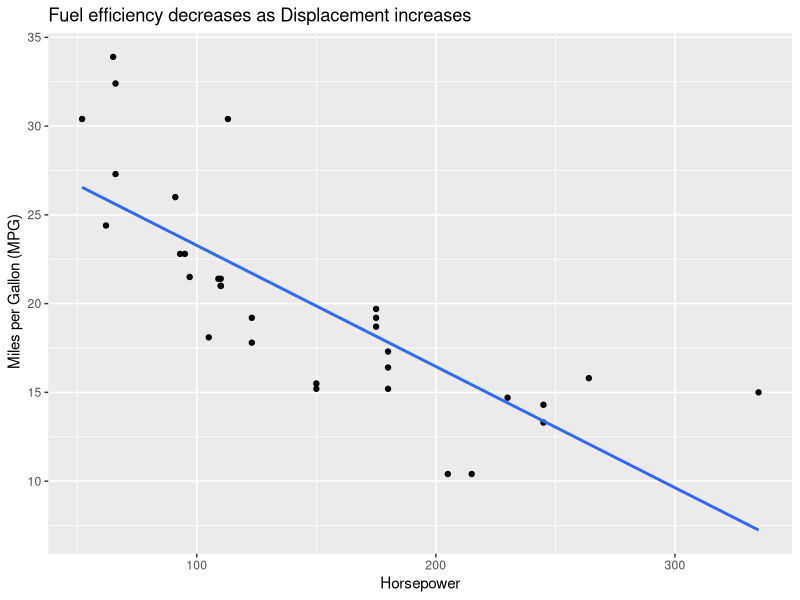
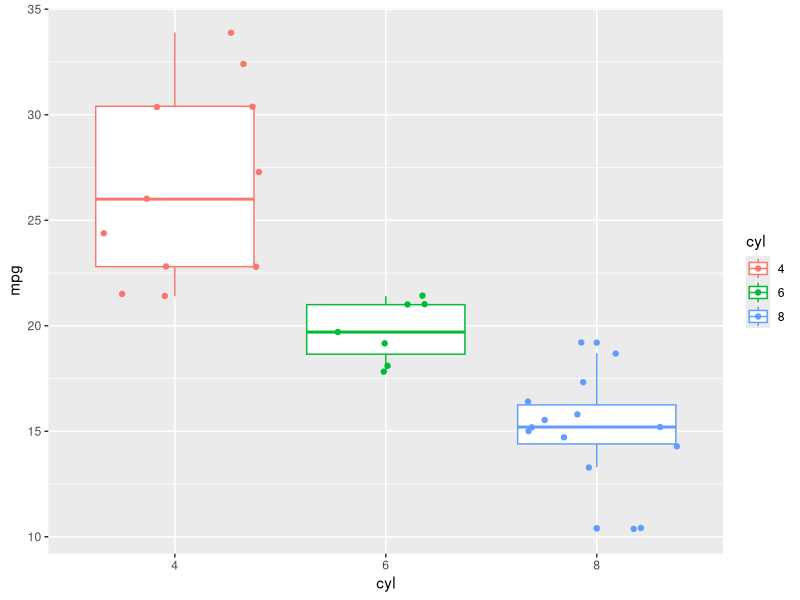

R code for these plots, in order:
# Math

3 + 3

# Base R Functions + objects

x <- 3 + 5
x

y <- c(1, 2, 3, 4, 5)
y

seq(0, 10, by = 2)

# Custom Functions

#take something that I input and add 3.14 to it
add_pi <- function(x){
  x + 3.14
}

add_pi(3)

# Libraries + functions

library(ggplot2)

ggplot(mtcars, aes(x = hp, y = mpg)) +
  geom_point() +
  geom_smooth(method = "lm", se = FALSE) +
  labs(x = "Horsepower",
       y = " Miles per Gallon (MPG)",
       title = "Fuel efficiency decreases as Displacement increases")


# Tidyverse 

library(tidyverse)

# dplyr + tidyr - data cleaning and transformation
# ggplot2 - plots

# The "%>%" (aka the pipe)

df_cars <- as_tibble(mtcars)

df_cars

small_df <- df_cars %>% 
  mutate(cyl = factor(cyl)) %>% 
  select(mpg, cyl, disp, hp)

small_df

View(small_df)

small_df %>% 
  ggplot(aes(x = cyl, y = mpg, color = cyl)) +
  geom_boxplot() +
  geom_jitter()
  


